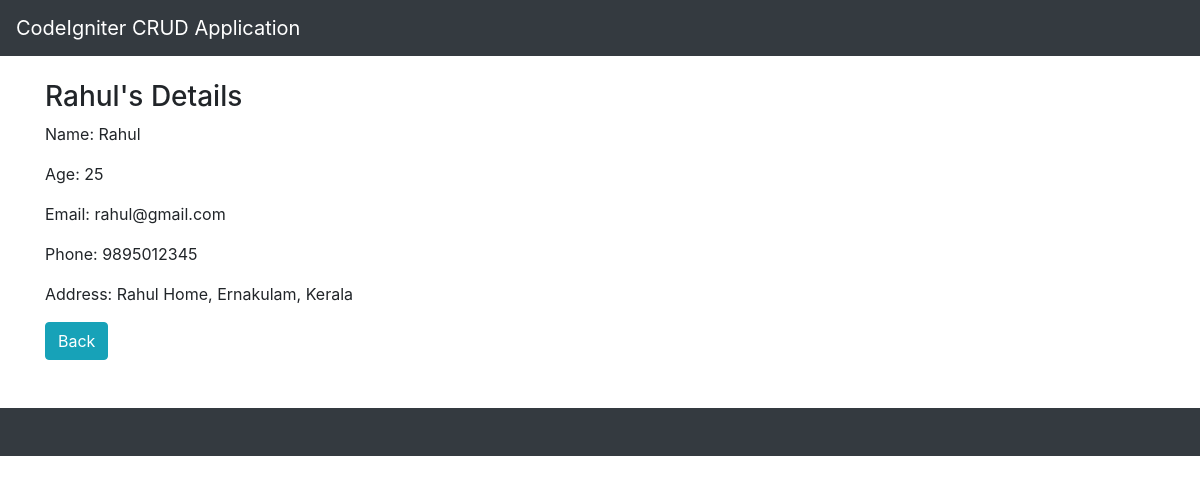
Screenshot of /index.php/welcome/view/1 with the database file from the repository.
### tables this page shows
CREATE TABLE `users` (
  `id` int(100) NOT NULL,
  `name` varchar(50) NOT NULL,
  `age` varchar(20) NOT NULL,
  `email` varchar(50) NOT NULL,
  `phone` varchar(20) NOT NULL,
  `address` text NOT NULL
);

### application/controllers/Welcome.php (called while the page is built, shortened)
<?php
class Welcome extends CI_Controller {
	public function view($id)
	{
		$this->load->model('queries');
		$user = $this->queries->getSingleUser($id);
		$this->load->view('view',['user'=>$user]);
	}
}

### index.php (called while the page is built, shortened)
<?php
require_once BASEPATH.'core/CodeIgniter.php';

### application/models/queries.php (called while the page is built, shortened)
<?php
    class queries extends CI_Model{
        public function getSingleUser($id){
            $query = $this->db->get_where('users', array('id' => $id));
            if($query -> num_rows() > 0){
                return $query -> row();
            }
        }
    }
?>

### application/views/view.php (the view)
<?php include_once('header.php') ?>
    <div class="container">
        <h3><?php echo $user->name; ?>'s Details</h3>
        <p>Name: <?php echo $user->name; ?></p>
        <p>Age: <?php echo $user->age; ?></p>
        <p>Email: <?php echo $user->email; ?></p>
        <p>Phone: <?php echo $user->phone; ?></p>
        <p>Address: <?php echo $user->address; ?></p>
        <?php echo anchor('welcome', 'Back', ['class'=>'btn btn-info']);?>
    </div>
<?php include_once('footer.php') ?>

### rows the page displays
users: name "Rahul", age "25", email "rahul@gmail.com", phone "9895012345", address "Rahul Home, Ernakulam, Kerala"

### other values shown
anchor('welcome', 'Back', ['class'=>'btn btn-info']) "Back"
